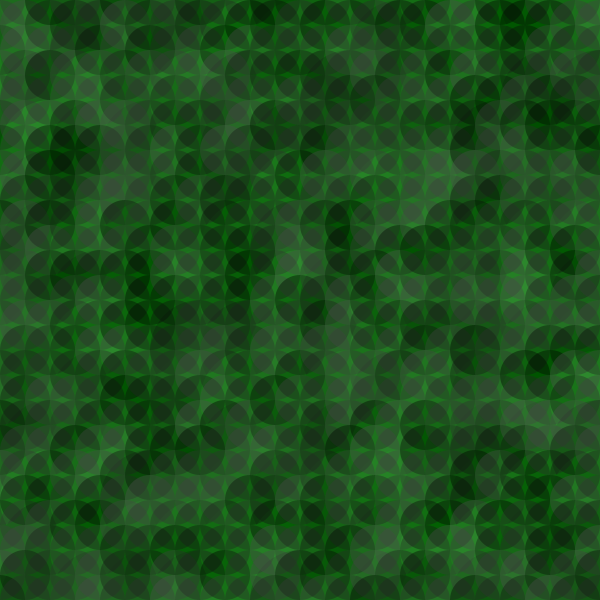
Frame 1 (no input)
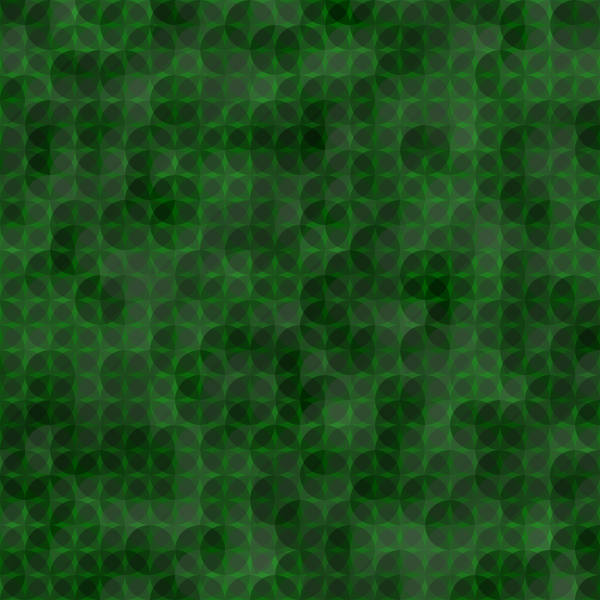
Frame 2 (the mouse pressed at the canvas centre, redrawn once)

The Processing sketch that drew these frames (run headless with seeded random() and noise(); the mouse was pressed at the canvas centre and the sketch redrawn once):

// Processing sketch: processing_71969
// ── processing_71969.pde

void setup(){
  size(600,600);
  noLoop();
  smooth();
}

void draw(){
  Background2();
  Background1(); 
}

void Background1(){
  
  colorMode(HSB,255);
  noStroke();
    
    for (int x=0;x<width+1;x+=25){
      for (int y=0;y<height+1;y+=25){
        fill(random(80)-3,100);
        ellipse(x,y,50,50);     
    }
  }
}

void Background2(){
    colorMode(RGB,255);
    noStroke();
    
    for (int x=0;x<width+1;x+=50){
      for (int y=0;y<height+1;y+=50){
        fill(0,random(175,255),0);      
        ellipse(x,y,100,100);     
    }
  }
}


 

  


  
